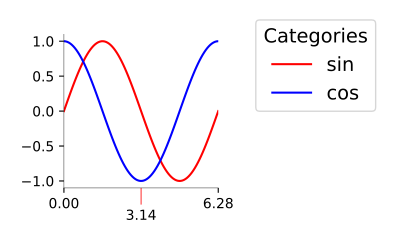

Generate this figure with Python:
import numpy as np
import matplotlib.pyplot as plt
from validating_models.drawing_utils import Function
# Generate the data
x = np.linspace(0,2*np.pi,100)
y_sin = np.sin(x)
y_cos = np.cos(x)
labels = ['sin','cos']
color_idx = [0 for i in range(len(x))] + [1 for i in range(len(x))]
plot = Function((2,2))
plot.add_dataset(x, y_sin, 'r', 'sin')
plot.add_dataset(x, y_cos, 'b', 'cos')
plot.draw()
plot.add_wedge(np.pi,[0,2*np.pi])
plot.draw_legend()
